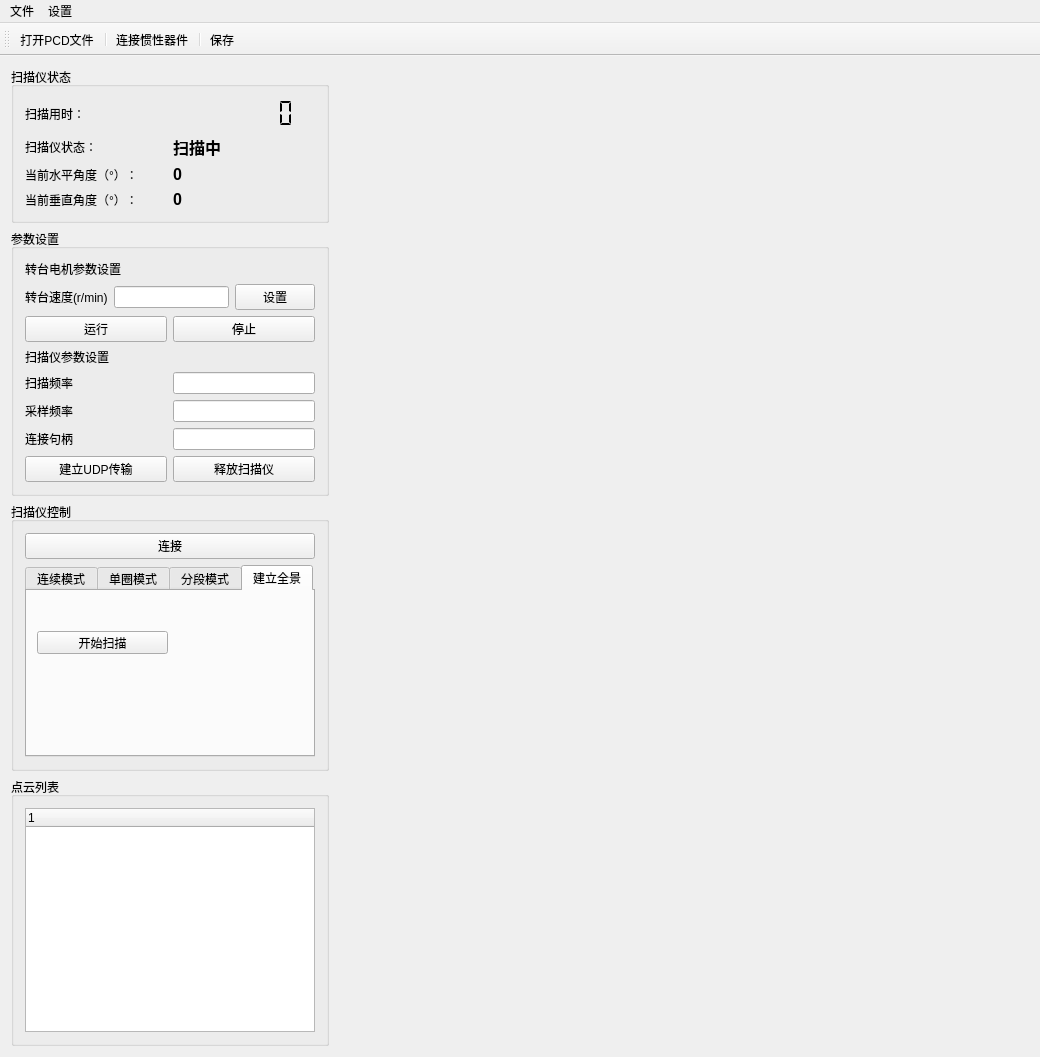
<?xml version="1.0" encoding="UTF-8"?>
<ui version="4.0">
 <class>MainWindow</class>
 <widget class="QMainWindow" name="MainWindow">
  <property name="windowModality">
   <enum>Qt::NonModal</enum>
  </property>
  <property name="geometry">
   <rect>
    <x>0</x>
    <y>0</y>
    <width>1040</width>
    <height>1057</height>
   </rect>
  </property>
  <property name="windowTitle">
   <string>三维激光扫描仪控制软件</string>
  </property>
  <property name="windowIcon">
   <iconset>
    <normaloff>../icon/3dvsl_logo.png</normaloff>../icon/3dvsl_logo.png</iconset>
  </property>
  <property name="iconSize">
   <size>
    <width>28</width>
    <height>24</height>
   </size>
  </property>
  <widget class="QWidget" name="centralWidget">
   <layout class="QGridLayout" name="gridLayout_9">
    <item row="0" column="0" rowspan="2">
     <widget class="QGroupBox" name="groupBox">
      <property name="title">
       <string>扫描仪状态</string>
      </property>
      <layout class="QGridLayout" name="gridLayout_4">
       <item row="0" column="0">
        <layout class="QHBoxLayout" name="horizontalLayout_2">
         <item>
          <widget class="QLabel" name="label">
           <property name="text">
            <string>扫描用时：</string>
           </property>
          </widget>
         </item>
         <item>
          <widget class="QLCDNumber" name="lcd_runtime">
           <property name="minimumSize">
            <size>
             <width>91</width>
             <height>31</height>
            </size>
           </property>
           <property name="frameShape">
            <enum>QFrame::NoFrame</enum>
           </property>
           <property name="frameShadow">
            <enum>QFrame::Plain</enum>
           </property>
           <property name="lineWidth">
            <number>1</number>
           </property>
           <property name="midLineWidth">
            <number>0</number>
           </property>
           <property name="smallDecimalPoint">
            <bool>false</bool>
           </property>
           <property name="digitCount">
            <number>7</number>
           </property>
           <property name="segmentStyle">
            <enum>QLCDNumber::Flat</enum>
           </property>
          </widget>
         </item>
        </layout>
       </item>
       <item row="1" column="0">
        <layout class="QHBoxLayout" name="horizontalLayout_3">
         <item>
          <widget class="QLabel" name="label_2">
           <property name="text">
            <string>扫描仪状态：</string>
           </property>
          </widget>
         </item>
         <item>
          <widget class="QLabel" name="label_Device_State">
           <property name="font">
            <font>
             <pointsize>12</pointsize>
             <weight>75</weight>
             <bold>true</bold>
            </font>
           </property>
           <property name="frameShape">
            <enum>QFrame::NoFrame</enum>
           </property>
           <property name="frameShadow">
            <enum>QFrame::Sunken</enum>
           </property>
           <property name="text">
            <string>扫描中</string>
           </property>
           <property name="textFormat">
            <enum>Qt::RichText</enum>
           </property>
           <property name="scaledContents">
            <bool>false</bool>
           </property>
          </widget>
         </item>
        </layout>
       </item>
       <item row="2" column="0">
        <layout class="QHBoxLayout" name="horizontalLayout_6">
         <item>
          <widget class="QLabel" name="label_3">
           <property name="text">
            <string>当前水平角度（°）：</string>
           </property>
          </widget>
         </item>
         <item>
          <widget class="QLabel" name="label_H_Angle">
           <property name="font">
            <font>
             <pointsize>12</pointsize>
             <weight>75</weight>
             <bold>true</bold>
            </font>
           </property>
           <property name="frameShape">
            <enum>QFrame::NoFrame</enum>
           </property>
           <property name="frameShadow">
            <enum>QFrame::Sunken</enum>
           </property>
           <property name="text">
            <string>0</string>
           </property>
           <property name="textFormat">
            <enum>Qt::RichText</enum>
           </property>
           <property name="scaledContents">
            <bool>false</bool>
           </property>
          </widget>
         </item>
        </layout>
       </item>
       <item row="3" column="0">
        <layout class="QHBoxLayout" name="horizontalLayout_5">
         <item>
          <widget class="QLabel" name="label_8">
           <property name="text">
            <string>当前垂直角度（°）：</string>
           </property>
          </widget>
         </item>
         <item>
          <widget class="QLabel" name="label_V_Angle">
           <property name="font">
            <font>
             <pointsize>12</pointsize>
             <weight>75</weight>
             <bold>true</bold>
            </font>
           </property>
           <property name="frameShape">
            <enum>QFrame::NoFrame</enum>
           </property>
           <property name="frameShadow">
            <enum>QFrame::Sunken</enum>
           </property>
           <property name="text">
            <string>0</string>
           </property>
           <property name="textFormat">
            <enum>Qt::RichText</enum>
           </property>
           <property name="scaledContents">
            <bool>false</bool>
           </property>
          </widget>
         </item>
        </layout>
       </item>
      </layout>
     </widget>
    </item>
    <item row="0" column="1" rowspan="5">
     <widget class="CloudWidget" name="cloudwidget" native="true">
      <property name="sizePolicy">
       <sizepolicy hsizetype="Preferred" vsizetype="Preferred">
        <horstretch>1</horstretch>
        <verstretch>0</verstretch>
       </sizepolicy>
      </property>
     </widget>
    </item>
    <item row="0" column="2">
     <layout class="QHBoxLayout" name="Attitude_layout"/>
    </item>
    <item row="1" column="2" rowspan="4">
     <widget class="Nav_widget" name="nav_widget" native="true">
      <property name="sizePolicy">
       <sizepolicy hsizetype="Preferred" vsizetype="Preferred">
        <horstretch>0</horstretch>
        <verstretch>0</verstretch>
       </sizepolicy>
      </property>
      <property name="minimumSize">
       <size>
        <width>141</width>
        <height>0</height>
       </size>
      </property>
     </widget>
    </item>
    <item row="2" column="0">
     <widget class="QGroupBox" name="groupBox_3">
      <property name="title">
       <string>参数设置</string>
      </property>
      <layout class="QGridLayout" name="gridLayout_5">
       <item row="0" column="0">
        <layout class="QHBoxLayout" name="horizontalLayout_24">
         <item>
          <widget class="QLabel" name="label_9">
           <property name="text">
            <string>转台电机参数设置</string>
           </property>
          </widget>
         </item>
         <item>
          <widget class="QLabel" name="label_RuningStatusDisplay">
           <property name="text">
            <string/>
           </property>
          </widget>
         </item>
        </layout>
       </item>
       <item row="1" column="0">
        <layout class="QHBoxLayout" name="horizontalLayout_17">
         <item>
          <widget class="QLabel" name="label_18">
           <property name="text">
            <string>转台速度(r/min)</string>
           </property>
          </widget>
         </item>
         <item>
          <widget class="QLineEdit" name="lineEdit_H_Speed"/>
         </item>
         <item>
          <widget class="QPushButton" name="Button_H_Speed">
           <property name="text">
            <string>设置</string>
           </property>
          </widget>
         </item>
        </layout>
       </item>
       <item row="2" column="0">
        <layout class="QHBoxLayout" name="horizontalLayout_18">
         <item>
          <widget class="QPushButton" name="Button_H_Start">
           <property name="text">
            <string>运行</string>
           </property>
          </widget>
         </item>
         <item>
          <widget class="QPushButton" name="Button_H_Stop">
           <property name="text">
            <string>停止</string>
           </property>
          </widget>
         </item>
        </layout>
       </item>
       <item row="3" column="0">
        <widget class="QLabel" name="label_19">
         <property name="text">
          <string>扫描仪参数设置</string>
         </property>
        </widget>
       </item>
       <item row="4" column="0">
        <layout class="QHBoxLayout" name="horizontalLayout_19">
         <item>
          <widget class="QLabel" name="label_22">
           <property name="text">
            <string>扫描频率</string>
           </property>
          </widget>
         </item>
         <item>
          <widget class="QLineEdit" name="lineEdit_ScanFreq">
           <property name="sizePolicy">
            <sizepolicy hsizetype="Minimum" vsizetype="Fixed">
             <horstretch>0</horstretch>
             <verstretch>0</verstretch>
            </sizepolicy>
           </property>
          </widget>
         </item>
        </layout>
       </item>
       <item row="5" column="0">
        <layout class="QHBoxLayout" name="horizontalLayout_20">
         <item>
          <widget class="QLabel" name="label_21">
           <property name="text">
            <string>采样频率</string>
           </property>
          </widget>
         </item>
         <item>
          <widget class="QLineEdit" name="lineEdit_SampleFreq">
           <property name="sizePolicy">
            <sizepolicy hsizetype="Minimum" vsizetype="Fixed">
             <horstretch>0</horstretch>
             <verstretch>0</verstretch>
            </sizepolicy>
           </property>
          </widget>
         </item>
        </layout>
       </item>
       <item row="6" column="0">
        <layout class="QHBoxLayout" name="horizontalLayout_21">
         <item>
          <widget class="QLabel" name="label_20">
           <property name="text">
            <string>连接句柄</string>
           </property>
          </widget>
         </item>
         <item>
          <widget class="QLineEdit" name="lineEdit_Handle">
           <property name="sizePolicy">
            <sizepolicy hsizetype="Minimum" vsizetype="Fixed">
             <horstretch>0</horstretch>
             <verstretch>0</verstretch>
            </sizepolicy>
           </property>
          </widget>
         </item>
        </layout>
       </item>
       <item row="7" column="0">
        <layout class="QHBoxLayout" name="horizontalLayout_22">
         <item>
          <widget class="QPushButton" name="Button_UDP">
           <property name="text">
            <string>建立UDP传输</string>
           </property>
          </widget>
         </item>
         <item>
          <widget class="QPushButton" name="Button_ReleaseHandle">
           <property name="text">
            <string>释放扫描仪</string>
           </property>
          </widget>
         </item>
        </layout>
       </item>
      </layout>
     </widget>
    </item>
    <item row="3" column="0">
     <widget class="QGroupBox" name="groupBox_2">
      <property name="title">
       <string>扫描仪控制</string>
      </property>
      <layout class="QGridLayout" name="gridLayout_7">
       <item row="0" column="0">
        <widget class="QPushButton" name="Button_connect">
         <property name="text">
          <string>连接</string>
         </property>
         <property name="iconSize">
          <size>
           <width>36</width>
           <height>36</height>
          </size>
         </property>
         <property name="default">
          <bool>false</bool>
         </property>
        </widget>
       </item>
       <item row="1" column="0">
        <widget class="QTabWidget" name="tab_ScanMode">
         <property name="currentIndex">
          <number>3</number>
         </property>
         <property name="tabBarAutoHide">
          <bool>false</bool>
         </property>
         <widget class="QWidget" name="tab_continuous">
          <attribute name="title">
           <string>连续模式</string>
          </attribute>
          <layout class="QGridLayout" name="gridLayout_2">
           <item row="0" column="0">
            <widget class="QPushButton" name="Button_start_scan">
             <property name="text">
              <string>开始扫描</string>
             </property>
            </widget>
           </item>
           <item row="0" column="1">
            <widget class="QPushButton" name="Button_stop_scan">
             <property name="text">
              <string>停止扫描</string>
             </property>
             <property name="iconSize">
              <size>
               <width>36</width>
               <height>36</height>
              </size>
             </property>
            </widget>
           </item>
          </layout>
         </widget>
         <widget class="QWidget" name="tab_2">
          <attribute name="title">
           <string>单圈模式</string>
          </attribute>
          <widget class="QWidget" name="layoutWidget">
           <property name="geometry">
            <rect>
             <x>10</x>
             <y>40</y>
             <width>321</width>
             <height>41</height>
            </rect>
           </property>
           <layout class="QHBoxLayout" name="horizontalLayout_23">
            <item>
             <widget class="QPushButton" name="Button_SingleCircle_Reset">
              <property name="text">
               <string>复位</string>
              </property>
             </widget>
            </item>
            <item>
             <widget class="QPushButton" name="Button_SingleCircle_Start">
              <property name="text">
               <string>开始扫描</string>
              </property>
             </widget>
            </item>
            <item>
             <widget class="QPushButton" name="Button_SingleCircle_Stop">
              <property name="text">
               <string>停止扫描</string>
              </property>
             </widget>
            </item>
           </layout>
          </widget>
         </widget>
         <widget class="QWidget" name="tab_interval">
          <attribute name="title">
           <string>分段模式</string>
          </attribute>
          <layout class="QGridLayout" name="gridLayout_3">
           <item row="0" column="0">
            <layout class="QHBoxLayout" name="horizontalLayout">
             <item>
              <widget class="QLabel" name="label_4">
               <property name="text">
                <string>第一段起始点：</string>
               </property>
              </widget>
             </item>
             <item>
              <widget class="QDoubleSpinBox" name="doubleSpinBox_1_begin">
               <property name="buttonSymbols">
                <enum>QAbstractSpinBox::UpDownArrows</enum>
               </property>
               <property name="decimals">
                <number>1</number>
               </property>
               <property name="maximum">
                <double>360.000000000000000</double>
               </property>
              </widget>
             </item>
             <item>
              <widget class="QLabel" name="label_5">
               <property name="text">
                <string>终止点：</string>
               </property>
              </widget>
             </item>
             <item>
              <widget class="QDoubleSpinBox" name="doubleSpinBox_1_end">
               <property name="buttonSymbols">
                <enum>QAbstractSpinBox::UpDownArrows</enum>
               </property>
               <property name="decimals">
                <number>1</number>
               </property>
               <property name="maximum">
                <double>360.000000000000000</double>
               </property>
              </widget>
             </item>
            </layout>
           </item>
           <item row="1" column="0">
            <layout class="QHBoxLayout" name="horizontalLayout_4">
             <item>
              <widget class="QLabel" name="label_6">
               <property name="text">
                <string>第二段起始点：</string>
               </property>
              </widget>
             </item>
             <item>
              <widget class="QDoubleSpinBox" name="doubleSpinBox_2_begin">
               <property name="buttonSymbols">
                <enum>QAbstractSpinBox::UpDownArrows</enum>
               </property>
               <property name="decimals">
                <number>1</number>
               </property>
               <property name="maximum">
                <double>360.000000000000000</double>
               </property>
              </widget>
             </item>
             <item>
              <widget class="QLabel" name="label_7">
               <property name="text">
                <string>终止点：</string>
               </property>
              </widget>
             </item>
             <item>
              <widget class="QDoubleSpinBox" name="doubleSpinBox_2_end">
               <property name="buttonSymbols">
                <enum>QAbstractSpinBox::UpDownArrows</enum>
               </property>
               <property name="decimals">
                <number>1</number>
               </property>
               <property name="maximum">
                <double>360.000000000000000</double>
               </property>
              </widget>
             </item>
            </layout>
           </item>
           <item row="2" column="0">
            <layout class="QHBoxLayout" name="horizontalLayout_7">
             <item>
              <widget class="QPushButton" name="Button_intervalStartScan">
               <property name="text">
                <string>开始扫描</string>
               </property>
              </widget>
             </item>
             <item>
              <widget class="QPushButton" name="Button_stop_scan_3">
               <property name="text">
                <string>停止扫描</string>
               </property>
               <property name="iconSize">
                <size>
                 <width>36</width>
                 <height>36</height>
                </size>
               </property>
              </widget>
             </item>
            </layout>
           </item>
          </layout>
         </widget>
         <widget class="QWidget" name="tab">
          <attribute name="title">
           <string>建立全景</string>
          </attribute>
          <widget class="QPushButton" name="Button_start_scan_2">
           <property name="geometry">
            <rect>
             <x>10</x>
             <y>40</y>
             <width>131</width>
             <height>23</height>
            </rect>
           </property>
           <property name="text">
            <string>开始扫描</string>
           </property>
          </widget>
         </widget>
        </widget>
       </item>
      </layout>
     </widget>
    </item>
    <item row="4" column="0">
     <widget class="QGroupBox" name="groupBox_4">
      <property name="title">
       <string>点云列表</string>
      </property>
      <layout class="QGridLayout" name="gridLayout_8">
       <item row="0" column="0">
        <widget class="QTreeWidget" name="treeWidget_file">
         <property name="sizePolicy">
          <sizepolicy hsizetype="Preferred" vsizetype="Expanding">
           <horstretch>0</horstretch>
           <verstretch>1</verstretch>
          </sizepolicy>
         </property>
         <property name="minimumSize">
          <size>
           <width>0</width>
           <height>91</height>
          </size>
         </property>
         <column>
          <property name="text">
           <string notr="true">1</string>
          </property>
         </column>
        </widget>
       </item>
      </layout>
     </widget>
    </item>
   </layout>
  </widget>
  <widget class="QMenuBar" name="menuBar">
   <property name="geometry">
    <rect>
     <x>0</x>
     <y>0</y>
     <width>1040</width>
     <height>28</height>
    </rect>
   </property>
   <widget class="QMenu" name="menuFile">
    <property name="title">
     <string>文件</string>
    </property>
    <addaction name="actionO_pen"/>
    <addaction name="actionS_ave"/>
    <addaction name="actionE_xit"/>
    <addaction name="actionFTP_SQL"/>
   </widget>
   <widget class="QMenu" name="menuOptions">
    <property name="title">
     <string>设置</string>
    </property>
    <addaction name="actionGen"/>
   </widget>
   <addaction name="menuFile"/>
   <addaction name="menuOptions"/>
  </widget>
  <widget class="QToolBar" name="mainToolBar">
   <attribute name="toolBarArea">
    <enum>TopToolBarArea</enum>
   </attribute>
   <attribute name="toolBarBreak">
    <bool>false</bool>
   </attribute>
   <addaction name="actionO_pen"/>
   <addaction name="separator"/>
   <addaction name="actionConnectToMTi"/>
   <addaction name="separator"/>
   <addaction name="action_Save"/>
  </widget>
  <action name="actionO_pen">
   <property name="text">
    <string>打开PCD文件</string>
   </property>
   <property name="toolTip">
    <string>Open pcd</string>
   </property>
  </action>
  <action name="actionGen">
   <property name="text">
    <string>参数设置</string>
   </property>
  </action>
  <action name="actionS_ave">
   <property name="text">
    <string>保存</string>
   </property>
   <property name="toolTip">
    <string>Save to PCD file</string>
   </property>
  </action>
  <action name="actionE_xit">
   <property name="text">
    <string>E&amp;xit</string>
   </property>
   <property name="toolTip">
    <string>Exit App</string>
   </property>
  </action>
  <action name="actionConnectToMTi">
   <property name="text">
    <string>连接惯性器件</string>
   </property>
  </action>
  <action name="actionFTP_SQL">
   <property name="checkable">
    <bool>true</bool>
   </property>
   <property name="text">
    <string>上传服务器</string>
   </property>
   <property name="toolTip">
    <string>upload FTP server</string>
   </property>
  </action>
  <action name="action_Save">
   <property name="text">
    <string>保存</string>
   </property>
   <property name="toolTip">
    <string>保存点云文件</string>
   </property>
  </action>
 </widget>
 <layoutdefault spacing="6" margin="11"/>
 <customwidgets>
  <customwidget>
   <class>CloudWidget</class>
   <extends>QWidget</extends>
   <header>cloudwidget.h</header>
   <container>1</container>
  </customwidget>
  <customwidget>
   <class>Nav_widget</class>
   <extends>QWidget</extends>
   <header>nav_widget.h</header>
   <container>1</container>
  </customwidget>
 </customwidgets>
 <resources/>
 <connections>
  <connection>
   <sender>actionE_xit</sender>
   <signal>triggered()</signal>
   <receiver>MainWindow</receiver>
   <slot>close()</slot>
   <hints>
    <hint type="sourcelabel">
     <x>-1</x>
     <y>-1</y>
    </hint>
    <hint type="destinationlabel">
     <x>413</x>
     <y>215</y>
    </hint>
   </hints>
  </connection>
 </connections>
</ui>
